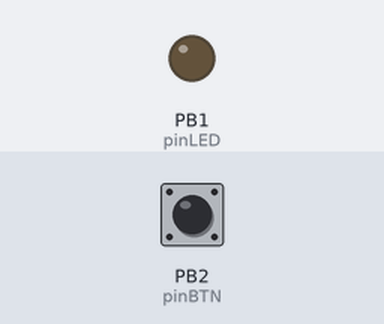
Bench run of a sketch on a simulated ATtiny85, built with avr-gcc and run on an emulated ATtiny85. Shown: output pins drawn as LEDs (lit = HIGH). The test bench sets the inputs (shaded band); at power-on: PB2 (pinBTN) HIGH.

Above: at 1.2 s.
1.3 s: PB2 (pinBTN) pulled LOW for 0.15 s
At 2.7 s:
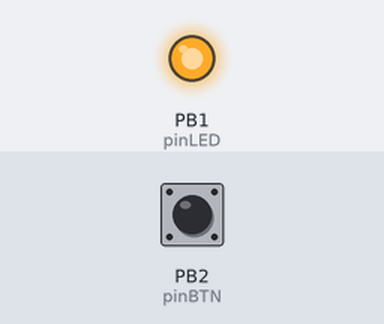
Timing chart, 0 to 8.0 s (numbered marks = the images above; inputs shaded):
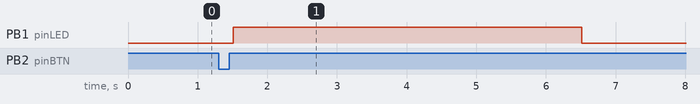

Measured:
- after the input at 1.3 s, PB1 (pinLED): LOW → HIGH after 0.21 s, → LOW 5.0 s later

The sketch:

dave-o-rec.ino
```cpp
#include "DigiKeyboard.h"

const int pinLED = 1;
const int pinBTN = 2;

int btnState = 0;
int lastbtnState = HIGH;

bool gameRecording = false;
int btnHeld = 0;
const int btnHeldMax = 3000;

void (* resetDigispark) (void) = 0;

void setup() {
  // put your setup code here, to run once:
  pinMode(pinLED, OUTPUT); //onboard LED
  pinMode(pinBTN, INPUT_PULLUP); //button pin w/ pullup inline
  lastbtnState = digitalRead(pinBTN);
}

void loop() {
  // put your main code here, to run repeatedly:
  DigiKeyboard.update();
  btnState = digitalRead(pinBTN);
  if (btnState == LOW && btnState != lastbtnState) {
    btnHeld = 0;
    delay(10);
  }

  else if (btnState == LOW && btnState == lastbtnState) {
    btnHeld = btnHeld + 100;
    if (btnHeld > btnHeldMax) {
      resetBoard();
    }
    delay(100);
  }

  else if (btnState == HIGH && btnState != lastbtnState) {
    digitalWrite(pinLED, HIGH);
    recGame();
  }

  else if (btnState == HIGH && btnState == lastbtnState && gameRecording == true) {
    digitalWrite(pinLED, LOW);
    gameRecording == false;
  }

  lastbtnState = btnState;

}

void recGame() {
  DigiKeyboard.sendKeyStroke(KEY_G, MOD_ALT_LEFT | MOD_GUI_LEFT);
  gameRecording = true;
  DigiKeyboard.delay(5000);
  return;
}

void resetBoard() {
  while (btnState == lastbtnState) {
    digitalWrite(pinLED, HIGH);
    delay(100);
    digitalWrite(pinLED, LOW);
    delay(100);
    btnState = digitalRead(pinBTN);
  }
  resetDigispark();
}
```
